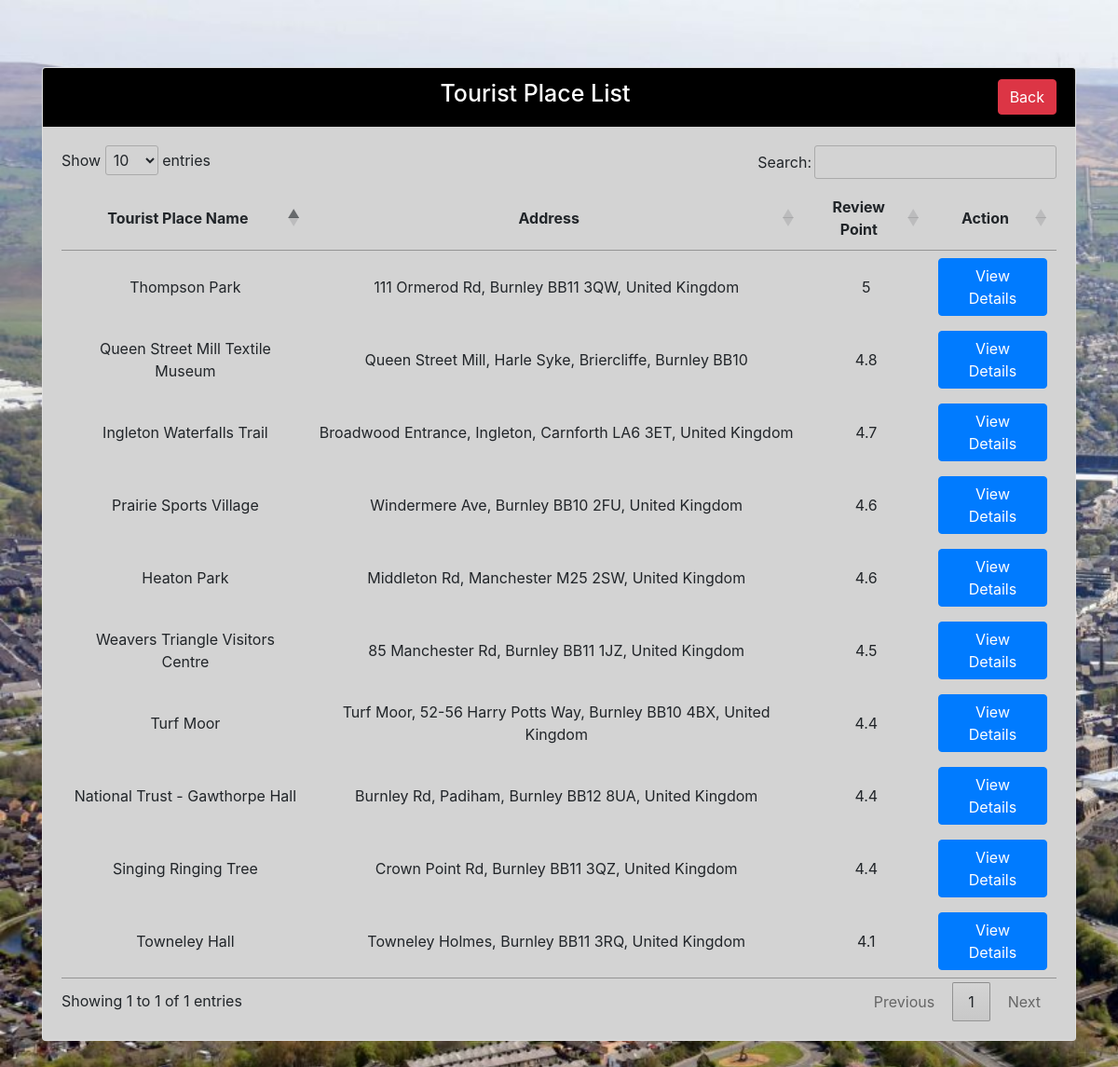
The page /tour_view1.php on the database its author committed.
### tables this page shows
CREATE TABLE `touristplaces` (
  `id` int(11) NOT NULL,
  `tour_name` varchar(255) NOT NULL,
  `tour_address` varchar(255) NOT NULL,
  `star` varchar(255) NOT NULL,
  `description` longtext NOT NULL,
  `image` varchar(255) NOT NULL
);

### tour_view1.php (the view, shortened to what this page needs)
<?php
include "dbconn.php";
?>
<!DOCTYPE html>
<html>
<head>
      <link rel="stylesheet" href="https://cdn.jsdelivr.net/npm/bootstrap@4.6.2/dist/css/bootstrap.min.css">
   <link rel="stylesheet" href="https://cdn.datatables.net/1.13.4/css/jquery.dataTables.min.css">
</head>
<body style="background-image: url('images/img-19.png'); background-repeat: no-repeat; background-size: cover; ">
<?php
$sql = "SELECT * FROM touristplaces ORDER BY star DESC";
$result = mysqli_query($conn, $sql);
if(mysqli_num_rows($result) > 0){
    ?>
        <br><br><br>
<div class="container">
<div class="row">
<div class="col-md-12">
<div class="card">
    <div class="card-header" style="text-align: center; color: white; background-color: black;">
    <div class="row">
        <div class="col-md-7" style="text-align: right;"><h2 style="font-size: 25px;">Tourist Place List</h2> </div>
        <div class="col-md-5" style="text-align: right;"><a href="index.html" class="btn btn-danger">Back</a></div>
    </div>
    </div>
    <div class="card-body" style="background-color: #D3D3D3;">
    <table id="example">
        <thead>
        <tr>
            <th style="text-align: center;">Tourist Place Name</th>
            <th style="text-align: center;">Address</th>
            <th style="text-align: center;">Review Point</th>
            <th style="text-align: center;">Action</th>
        </tr>
        </thead>
        <?php
        while($row = mysqli_fetch_array($result)){
            ?>
        <tbody style="text-align: center;">
        <tr>
            <td><?php echo $row['tour_name'] ?></td>
            <td><?php echo $row['tour_address'] ?></td>
            <td><?php echo $row['star'] ?></td>
            <td>
                <a href="view_tour_details11.php?id=<?php echo $row['id']; ?>" class="btn btn-primary">View Details</a>
            </td>
        </tr>
        </tbody>
        <?php } ?>
    </table>
    </div>
</div>
</div>
</div>
</div>
<?php
}else{
    echo "Data Not Found!";
}
?>
<br><br><br><br><br><br>
</body>
</html>

### rows shown on the page
touristplaces: tour_name "Thompson Park", tour_address "111 Ormerod Rd, Burnley BB11 3QW, United Kingdom", star "5"
touristplaces: tour_name "Queen Street Mill Textile Museum", tour_address "Queen Street Mill, Harle Syke, Briercliffe, Burnley BB10", star "4.8"
touristplaces: tour_name "Ingleton Waterfalls Trail", tour_address "Broadwood Entrance, Ingleton, Carnforth LA6 3ET, United Kingdom", star "4.7"
touristplaces: tour_name "Prairie Sports Village", tour_address "Windermere Ave, Burnley BB10 2FU, United Kingdom", star "4.6"
touristplaces: tour_name "Heaton Park", tour_address "Middleton Rd, Manchester M25 2SW, United Kingdom", star "4.6"
touristplaces: tour_name "Weavers Triangle Visitors Centre", tour_address "85 Manchester Rd, Burnley BB11 1JZ, United Kingdom", star "4.5"
touristplaces: tour_name "Turf Moor", tour_address "Turf Moor, 52-56 Harry Potts Way, Burnley BB10 4BX, United Kingdom", star "4.4"
touristplaces: tour_name "National Trust - Gawthorpe Hall", tour_address "Burnley Rd, Padiham, Burnley BB12 8UA, United Kingdom", star "4.4"
touristplaces: tour_name "Singing Ringing Tree", tour_address "Crown Point Rd, Burnley BB11 3QZ, United Kingdom", star "4.4"
touristplaces: tour_name "Towneley Hall", tour_address "Towneley Holmes, Burnley BB11 3RQ, United Kingdom", star "4.1"
